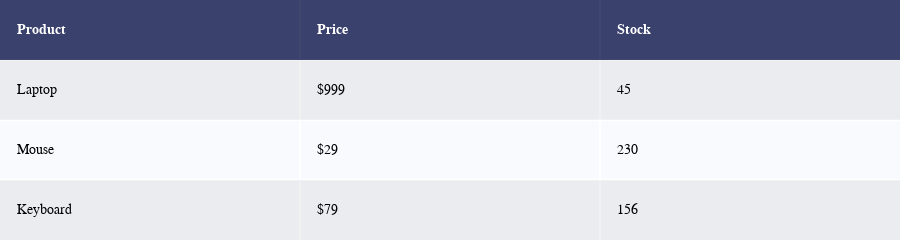

Notebook code for this chart:
### Markdown cell above
## Example 4: Table with Custom Font Styling

You can customize the appearance of your table by adjusting font properties. This example shows how to modify font size, family, and color to match your presentation style or branding requirements. Larger fonts improve readability for presentations, while custom colors can help emphasize important information.

### Code cell
# Create a DataFrame with sales data.
df_sales = pd.DataFrame({
    "Product": ["Laptop", "Mouse", "Keyboard"],
    "Price": ["$999", "$29", "$79"],
    "Stock": [45, 230, 156]
})

# Create a table with custom font styling.
fig = ff.create_table(df_sales)

# Customize the font using update_layout.
# This affects all text in the table including headers and data cells.
fig.update_layout(
    font=dict(
        size=14,           # Increase font size for better readability
        family="Arial",    # Use a clean, professional font
        color="darkblue"   # Apply a custom text color
    )
)

# Display the styled table.
fig.show()

### Figure 1 — Plotly figure (JSON) as saved in the notebook; plotly's stock layout.template omitted (floating-point values rounded to 4 significant figures)
{"data": [{"colorscale": [[0, "#00083e"], [0.5, "#ededee"], [1, "#ffffff"]], "hoverinfo": "none", "opacity": 0.75, "showscale": false, "type": "heatmap", "z": [[0, 0, 0], [0.5, 0.5, 0.5], [1, 1, 1], [0.5, 0.5, 0.5]]}], "layout": {"annotations": [{"align": "left", "font": {"color": "#ffffff"}, "showarrow": false, "text": "<b>Product</b>", "x": -0.45, "xanchor": "left", "xref": "x", "y": 0, "yref": "y"}, {"align": "left", "font": {"color": "#ffffff"}, "showarrow": false, "text": "<b>Price</b>", "x": 0.55, "xanchor": "left", "xref": "x", "y": 0, "yref": "y"}, {"align": "left", "font": {"color": "#ffffff"}, "showarrow": false, "text": "<b>Stock</b>", "x": 1.55, "xanchor": "left", "xref": "x", "y": 0, "yref": "y"}, {"align": "left", "font": {"color": "#000000"}, "showarrow": false, "text": "Laptop", "x": -0.45, "xanchor": "left", "xref": "x", "y": 1, "yref": "y"}, {"align": "left", "font": {"color": "#000000"}, "showarrow": false, "text": "$999", "x": 0.55, "xanchor": "left", "xref": "x", "y": 1, "yref": "y"}, {"align": "left", "font": {"color": "#000000"}, "showarrow": false, "text": "45", "x": 1.55, "xanchor": "left", "xref": "x", "y": 1, "yref": "y"}, {"align": "left", "font": {"color": "#000000"}, "showarrow": false, "text": "Mouse", "x": -0.45, "xanchor": "left", "xref": "x", "y": 2, "yref": "y"}, {"align": "left", "font": {"color": "#000000"}, "showarrow": false, "text": "$29", "x": 0.55, "xanchor": "left", "xref": "x", "y": 2, "yref": "y"}, {"align": "left", "font": {"color": "#000000"}, "showarrow": false, "text": "230", "x": 1.55, "xanchor": "left", "xref": "x", "y": 2, "yref": "y"}, {"align": "left", "font": {"color": "#000000"}, "showarrow": false, "text": "Keyboard", "x": -0.45, "xanchor": "left", "xref": "x", "y": 3, "yref": "y"}, {"align": "left", "font": {"color": "#000000"}, "showarrow": false, "text": "$79", "x": 0.55, "xanchor": "left", "xref": "x", "y": 3, "yref": "y"}, {"align": "left", "font": {"color": "#000000"}, "showarrow": false, "text": "156", "x": 1.55, "xanchor": "left", "xref": "x", "y": 3, "yref": "y"}], "font": {"color": "darkblue", "family": "Arial", "size": 14}, "height": 170, "margin": {"b": 0, "l": 0, "r": 0, "t": 0}, "xaxis": {"dtick": 1, "gridwidth": 2, "showticklabels": false, "tick0": -0.5, "ticks": "", "zeroline": false}, "yaxis": {"autorange": "reversed", "dtick": 1, "gridwidth": 2, "showticklabels": false, "tick0": 0.5, "ticks": "", "zeroline": false}}}
